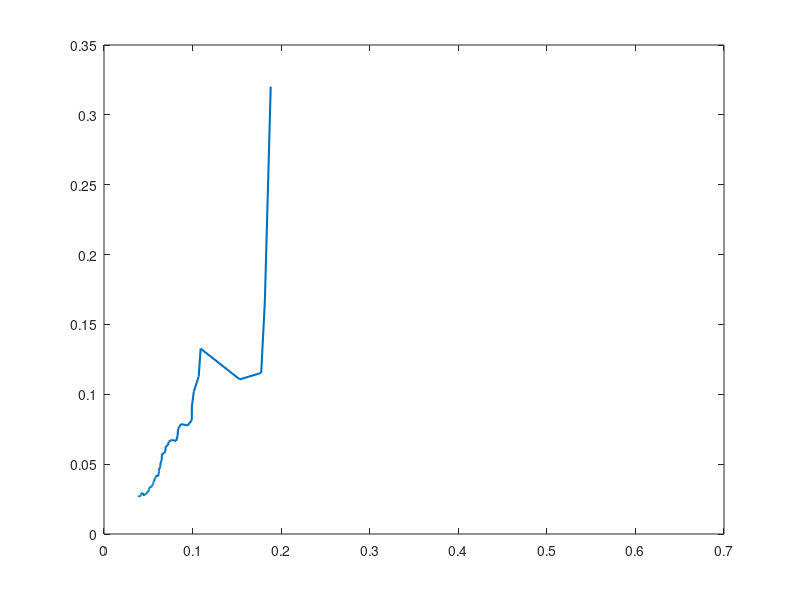

The MATLAB script that drew this image: (Note: this script raises an error after producing the figure.)
clc;
close all;
clear all;

a  = load('BAYER_close_0012.dat');
b  = load('BMW_close_0012.dat');
c  = load('SIEMENS_close_0012.dat');
d  = load('VW_close_0012.dat');

e  = a + b + c + d;
x  = log(e(1:end - 1)) - log(e(2:end)); %negative log-returns
n  = length(x)
x  = sort(x, 'descend'); %from positive losses to negative profits
k  = 100;
x1 = x(1:k, :);

%empirical mean excess function
t = x(1:k + 1); %t must be >0
for i = 1:length(t)
    y = x(find(x > t(i)));
    MEF(i) = mean(y - t(i));
end

plot(t, MEF, 'Linewidth', 1.5)

%mean excess function of generalized Pareto distribution, theorem 18.8
theta = x(k + 1);
z     = x(1:k) - theta;
params= gpfit(z);
K     = params(1)
sigma = params(2);
gpme  = (sigma + K * (t - mean(t))) ./ (1 - K);

hold on
plot(t,gpme, 'k', 'Linewidth', 1.5, 'Linestyle', ':')

%Hill estimator, mean excess function of Pareto distribution
alphaH = (mean(log(x1)) - log(x1(k))) ^ (-1)
sigmaH = x1(k) * (k / n) ^ (1 / alphaH);
gp1me  = t ./ (alphaH - 1)

plot(t, gp1me, 'r', 'Linewidth', 1.5, 'Linestyle','--')
title('Mean Excess Functions', 'FontSize', 16, 'FontWeight', 'Bold')
xlabel('u', 'FontSize', 16, 'FontWeight', 'Bold')
ylabel('e(u)', 'FontSize', 16, 'FontWeight', 'Bold')
set(gca,'FontSize', 16, 'FontWeight', 'Bold', 'LineWidth', 1.6)
t   = [0:0.1:0.3];
set(gca, 'YTick', t, 'FontSize', 16, 'FontWeight', 'Bold', 'LineWidth', 1.6)
set(gca, 'YTickLabel', t, 'FontSize', 16, 'FontWeight', 'Bold', 'LineWidth', 1.6)
t1  = [0:0.05:0.3];
set(gca, 'XTick', t1, 'FontSize', 16, 'FontWeight', 'Bold', 'LineWidth', 1.6)
set(gca, 'XTickLabel', t1, 'FontSize', 16, 'FontWeight', 'Bold', 'LineWidth', 1.6)
ylim([0, max(MEF)])
xlim([0.04, 0.2])
box on
hold off

% to save the plot in pdf or png please uncomment next 2 lines:

% print -painters -dpdf -r600 SFEMeanExcessFun.pdf
% print -painters -dpng -r600 SFEMeanExcessFun.png


